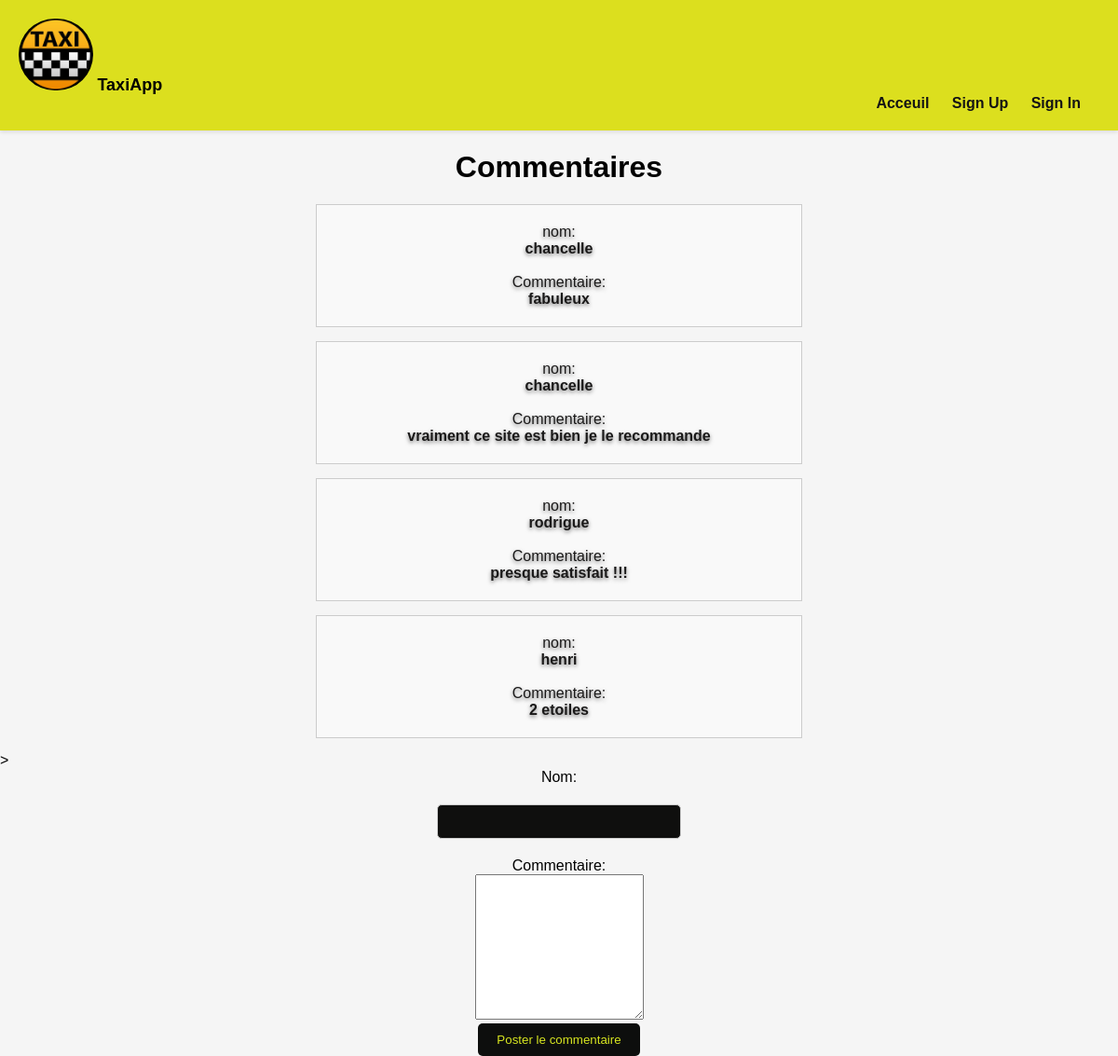
The page /commentaire.php on the database its author committed.
### tables this page shows
CREATE TABLE `commentaire` (
  `id_commentaire` int(11) NOT NULL,
  `nom` varchar(11) NOT NULL,
  `comment` text NOT NULL
);

### commentaire.php (the view, shortened to what this page needs)
<?php
    include("connexion.php");
?>
<!DOCTYPE html>
<html lang="en">
<head>
    <link rel="stylesheet" href="css/style.css">
</head>
<body>
    <header>
        <img class="logo" src="img/logo.jpeg" alt="TaxiApp"> <strong class="i"> TaxiApp</strong>
        <nav>
            <ul>
                <li><a href="index.php">Acceuil</a></li>
                <li><a href="choice.php">Sign Up</a></li>
                <li><a href="SignIn.php">Sign In</a></li>
            </ul>
        </nav>
    </header>
    <?php
     $sql = "SELECT * FROM commentaire";
     $result = $conn->query($sql);
     if ($result->num_rows > 0) {
         echo "<center>";
         echo"<h1>Commentaires</h1>";
         while ($row = $result->fetch_assoc()) {
                 echo"<div class='comment'>";
                     echo "nom:<strong>" . $row["nom"] . "</strong> <br>".
                     "Commentaire:<strong>" . $row["comment"] . "</strong>";
                 echo"</div>";
         }
            echo "</center>>";
     } else {
         echo "Aucun commentaire trouve.";
     }
    ?>
    <center>
    <form action="insertion.php" method="post" id="commentform">
        <label for="username" id="user">Nom:</label> <br>
        <input type="text" id="username" name="username"> <br>
        <label for="commenttext">Commentaire:</label><br>
        <textarea name="commenttext" id="commenttext" cols="20" rows="10"></textarea><br>
        <button  name="poster" type="bouton"> Poster le commentaire</button>
    </form>
    </center>
</body>
</html>

### css/style.css (style rules this page uses)
body { font-family:Arial, Helvetica, sans-serif; margin: 0; padding: 0; background-color: #f5f5f5; }
header { background-color: rgba(220, 223, 29, 0.993); padding: 20px; box-shadow: 0 2px 4px rgba(0, 0, 0, 0.1); }
.logo { height: auto; width: 80px; border-radius: 43px; }
.i { font-size: 18px; }
nav ul { list-style: none; margin: 0; padding: 0; text-align:right; }
nav li { display: inline-block; margin-right: 20px; }
nav a { text-decoration: none; color: rgb(20, 20, 20); font-weight: bold; }
body { padding-top: 3rem; padding-bottom: 3rem; color: rgb(var(--bs-tertiary-color-rgb)); }

### commentaire.php (style rules this page uses)
body { font-family: Arial, Helvetica, sans-serif; margin: 0; padding: 0; }
.comment { border: 1px solid #ccc; padding: 20px; margin-bottom: 15px; padding-bottom:5px margin: 0 auto; display: flex; width: 40%; flex-direction: column; align-items: center; justify-content: center; background-color: #f9f9f9; color: rgb(26, 25, 25); text-shadow: 0 2px 4px rgba(0, 0, 0, 0.5); }
button { padding: 10px 20px; background-color: #0d0e0d; color: rgb(216, 230, 32); border: none; border-radius: 5px; cursor: pointer; }
input[type="text"] { width: 20%; padding: 10px; margin-bottom: 5px; margin: 20px; border: 1px solid #ccc; border-radius: 5px; background-color: rgb(15, 15, 14); color: rgb(213, 235, 18); }

### rows shown on the page
commentaire: nom "chancelle", comment "fabuleux"
commentaire: nom "chancelle", comment "vraiment ce site est bien je le recommande"
commentaire: nom "rodrigue", comment "presque satisfait !!!"
commentaire: nom "henri", comment "2 etoiles"
